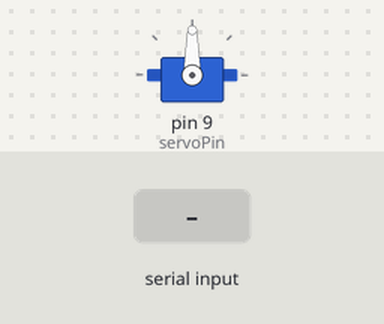
Simulated run of this sketch. Board: Arduino Uno, built with avr-gcc and run on an emulated ATmega328P. On the bench: servo. The inputs (shaded band) are chosen by the test bench.

Above: at 1.2 s.
1.3 s: "u" received over Serial
At 1.76 s:
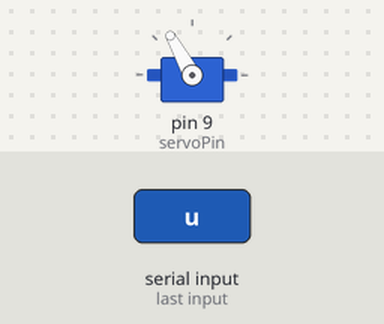
At 3.7 s:
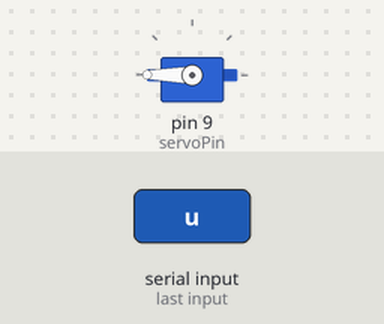
Timing chart, 0 to 10.3 s (numbered marks = the images above; inputs shaded):
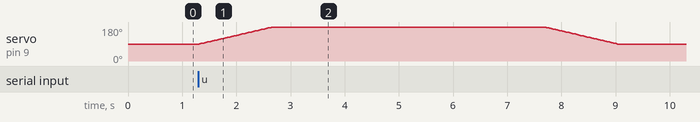

Measured:
- after the input at 1.3 s, servo on pin 9 (servoPin): rises from 90° to 180° in 1.4 s, then falls to 90° in 6.4 s

The sketch:

1Servo180ControlD.ino
```cpp
#include <Servo.h> // 包含舵机库

Servo myServo;     // 创建一个舵机对象
int servoPin = 9;  // 定义舵机控制针脚
int pos = 90;      // 舵机初始位置为 90°
bool isMoving = false; // 标记舵机是否在执行动作

void setup() {
  myServo.attach(servoPin); // 将舵机对象绑定到指定针脚
  myServo.write(pos);       // 将舵机移动到初始位置
  Serial.begin(9600);       // 初始化串口通信
}

void loop() {
  if (!isMoving && Serial.available() > 0) {  // 检查是否有串口输入，且当前未在执行动作
    char command = Serial.read();             // 读取串口指令
    if (command == 'u') {                     // 接收到 'u' 指令
      executeCommand(180);                    // 执行转到 180° 动作
    } else if (command == 'd') {              // 接收到 'd' 指令
      executeCommand(0);                      // 执行转到 0° 动作
    }
  }
}

// 定义完整的动作执行函数
void executeCommand(int targetPos) {
  isMoving = true;           // 标记舵机正在执行动作
  moveServo(targetPos);      // 缓慢转动舵机到目标位置
  delay(5000);               // 等待 5 秒
  moveServo(90);             // 缓慢回到中间位置
  isMoving = false;          // 标记舵机动作完成
}

// 定义缓慢转动舵机的函数
void moveServo(int targetPos) {
  if (targetPos > pos) {
    for (int i = pos; i <= targetPos; i++) { // 从当前位置逐步增加到目标位置
      myServo.write(i);                      // 设置舵机位置
      delay(15);                             // 控制转动速度（每步15ms）
    }
  } else {
    for (int i = pos; i >= targetPos; i--) { // 从当前位置逐步减小到目标位置
      myServo.write(i);                      // 设置舵机位置
      delay(15);                             // 控制转动速度
    }
  }
  pos = targetPos;                           // 更新当前位置
}
```
